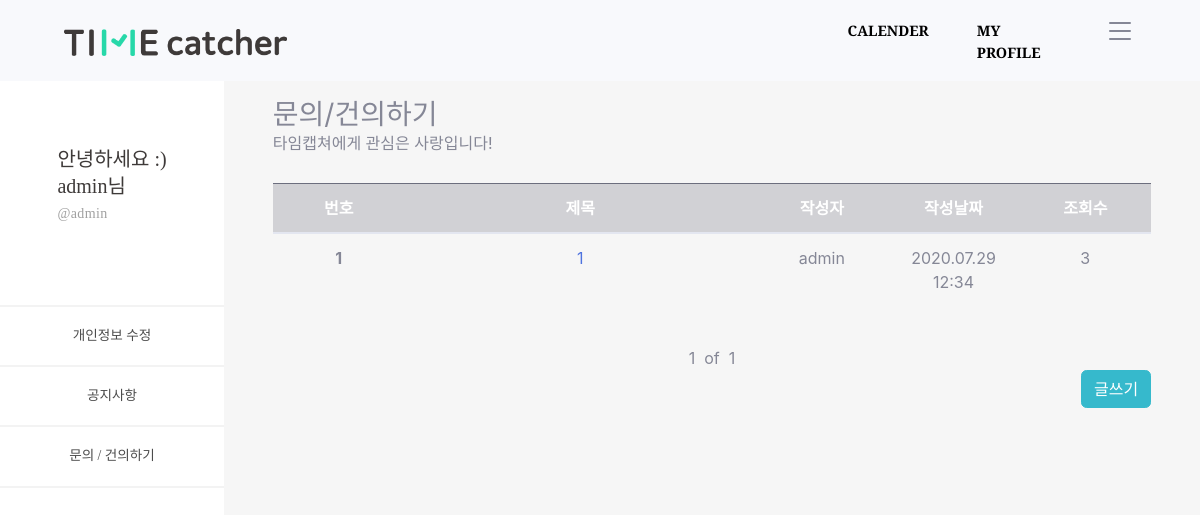
The app's page /timeApp/customer/ (signed in) with its own data.
### timeUser/models.py (models this page shows, shortened)
class Profile(models.Model):
    class Meta:
        verbose_name = 'Profile'
        verbose_name_plural = 'Profile'
    objects = models.Manager()
    user = models.OneToOneField(User, on_delete=models.CASCADE)
    nick = models.CharField(verbose_name='NickName', max_length=50, null=True, blank=True)
    birth_date = models.DateTimeField(null=True, blank=True)
    plan = models.IntegerField(default=0, null=True, blank=True)

### timeApp/models.py (models this page shows, shortened)
class Customer(models.Model):
    objects = models.Manager()
    c_user = models.ForeignKey(User, on_delete = models.CASCADE, null = True)
    c_title = models.CharField(max_length=100)
    c_body = models.TextField()
    c_hit = models.PositiveIntegerField(default=0)
    c_input_date = models.DateTimeField('date published', default=timezone.now)

### timeApp/views.py (the view)
# urls.py: path('customer/', views.customer, name='customer'),
def customer(request):
    customers = Customer.objects.all().order_by('-id')
    paginator = Paginator(customers,10)
    page = request.GET.get('page')
    customers_posts = paginator.get_page(page)
    conn_user = request.user
    conn_profile = Profile.objects.get(user=conn_user)
    context = {
        'id' : conn_user.username,
        'nick' : conn_profile.nick,
        'customers' : customers,
        'customers_posts' : customers_posts,
    }
    return render(request, 'customer.html', context=context)

### timeApp/templates/customer.html (shortened to what this page needs)
{% extends 'base_side.html' %}
{% load static %}
{% block content_side %}
<div id="content-wrapper" style="background-color: #f6f6f6;" class="d-flex justify-content-center">
  <div class="cantrion" style="margin-top: 10%; width: 90%;">
    <h3 class="mb-0">문의/건의하기</h3>
    <div class="mb-1 text-muted">타임캡쳐에게 관심은 사랑입니다!</div>
    <br>
    <table class="table table-hover">
      <thead>
        <colgroup>
          <col style="width: 15%;">
          <col style="width: 40%;">
          <col style="width: 15%;">
          <col style="width: 15%;">
          <col style="width: 15%;">
        </colgroup>
        <tr class="text-center table-dark">
          <th scope="col">번호</th>
          <th scope="col">제목</th>
          <th scope="col">작성자</th>
          <th scope="col">작성날짜</th>
          <th scope="col">조회수</th>
        </tr>
      </thead>
      <tbody>
        {% for customer in customers_posts %}
        <tr class="text-center">
          <th scope="row">{{ customer.id }}</th>
          <td><a href="{% url 'customer_detail' customer.id %}">{{ customer.c_title }}</a></td>
          <td>{{ customer.c_user }}</td>
          <td>{{ customer.c_input_date  | date:"Y.m.d h:i" }}</td>
          <td>{{ customer.c_hit }}</td>
        </tr>
        {% endfor %}
      </tbody>
    </table>
    <br>
    <div class="d-flex justify-content-center">
      <span>{{customers_posts.number}}</span>
      <span>&nbsp of &nbsp</span>
      <span>{{customers_posts.paginator.num_pages}}</span>
    </div>
    <div class="d-flex justify-content-end">
      <a href="{% url 'customer_create' %}" class="btn btn-info">글쓰기</a>
    </div>
  </div>
</div>
{% endblock %}

### timeProject/templates/base_side.html
{% extends 'base.html' %}
{% load static %}
{% block content %}
<div id="wrapper">
  <ul class="navbar-nav sidebar sidebar-dark accordion" id="accordionSidebar">
    <li class="nav-item active d-flex justify-content-center" style="margin-top: 65%; margin-bottom: 35%;">
      <div class="text-left">
        <a
          style="font-family: SDGtNeobUni-gEb; font-size: 20px; font-weight: normal; font-stretch: normal; font-style: normal; line-height: 1.35; letter-spacing: normal; text-align: left; color: #3e3a39;">안녕하세요
          :)</a>
        <br>
        <a
          style="font-family: SDGtNeobUni-gEb; font-size: 20px; font-weight: normal; font-stretch: normal; font-style: normal; line-height: 1.35; letter-spacing: normal; text-align: left; color: #3e3a39;">{{ nick }}님</a>
        <br>
        <a
          style=" font-family: SDGtNeobUni-bLt; font-size: 14px; font-weight: normal; font-stretch: normal; font-style: normal; line-height: 1.93; letter-spacing: normal; text-align: left; color: #a0a0a0; letter-spacing: 0.38px;">@{{ nick }}</a>
      </div>
    </li>
    <a>
      <hr style="border: solid 1px #f3f3f3;" class="mb-0 mt-0"></a>
    <li class="nav-item active">
      <a class="nav-link" href="{% url 'profile_update' %}" style="font-family: SDGtNeobUni-bLt;
              font-size: 14px;
              font-weight: normal;
              font-stretch: normal;
              font-style: normal;
              line-height: 1.93;
              letter-spacing: normal;
              text-align: left;
              color: #4c4c4c;">
        <span class="d-flex align-items-center justify-content-center">개인정보 수정</span></a>
    </li>
    <a>
      <hr style="border: solid 1px #f3f3f3;" class="mb-0 mt-0"></a>
    <li class="nav-item active">
      <a class="nav-link" href="{% url 'notices' %}" style="font-family: SDGtNeobUni-bLt;
              font-size: 14px;
              font-weight: normal;
              font-stretch: normal;
              font-style: normal;
              line-height: 1.93;
              letter-spacing: normal;
              text-align: left;
              color: #4c4c4c;">
        <span class="d-flex align-items-center justify-content-center">공지사항</span></a>
    </li>
    <a>
      <hr style="border: solid 1px #f3f3f3;" class="mb-0 mt-0"></a>
    <li class="nav-item active">
      <a class="nav-link" href="{% url 'customer' %}" style="font-family: SDGtNeobUni-bLt;
              font-size: 14px;
              font-weight: normal;
              font-stretch: normal;
              font-style: normal;
              line-height: 1.93;
              letter-spacing: normal;
              text-align: left;
              color: #4c4c4c;">
        <span class="d-flex align-items-center justify-content-center">문의 / 건의하기</span></a>
    </li>
    <a>
      <hr style="border: solid 1px #f3f3f3;" class="mb-0 mt-0"></a>
  </ul>
  {% block content_side %}
  {% endblock %}
</div>
{% endblock %}

### records on screen
Profile: nick "admin"
Customer: id "1", c_title "1", c_user "admin", c_input_date "2020.07.29 12:34", c_hit "3"

### other values on screen
{{ customers_posts.number }} "1"
{{ customers_posts.paginator.num_pages }} "1"
